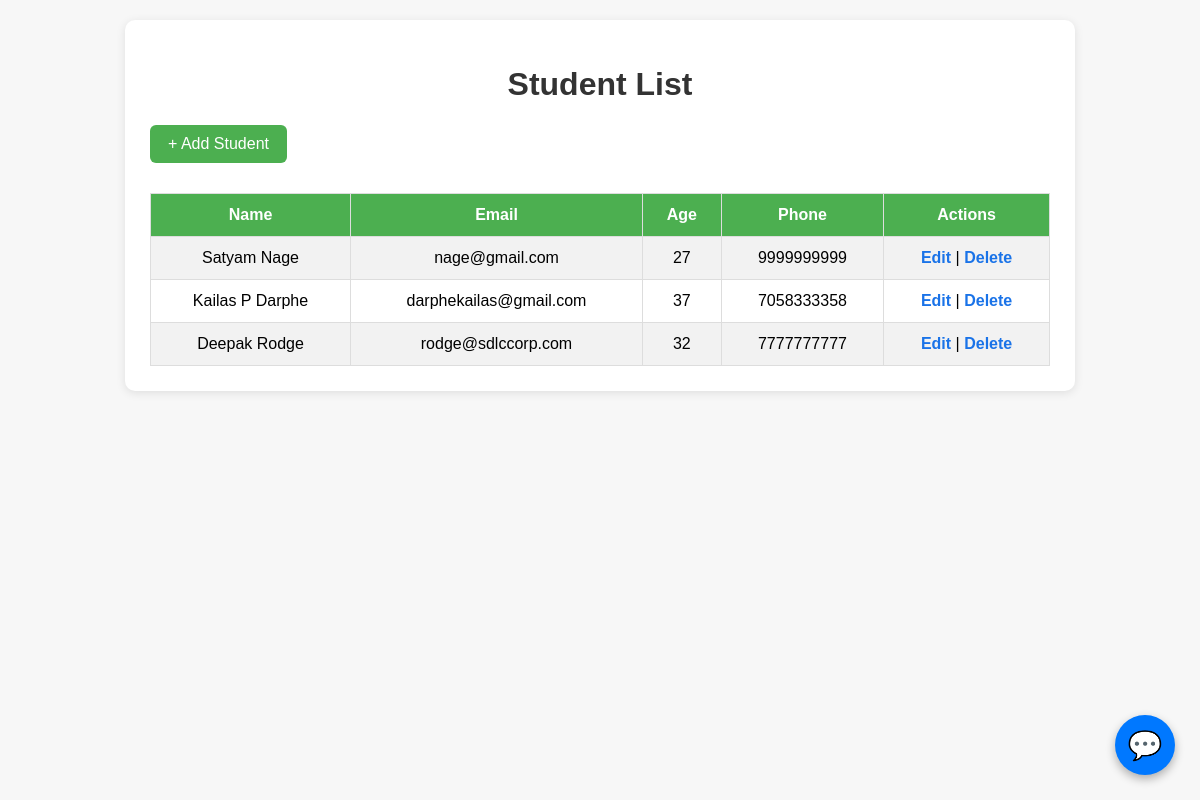
The app's page /students/, older data.
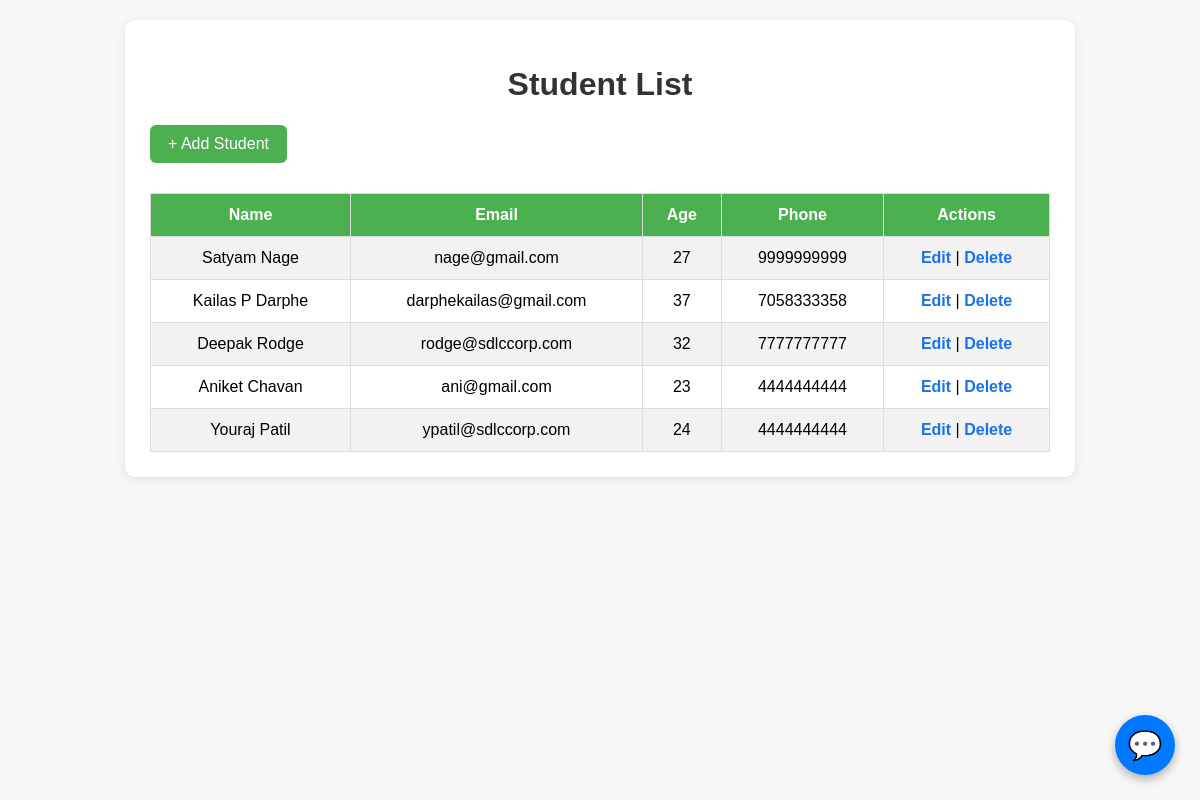
The same page, newer data.
### students/models.py (models this page shows, shortened)
class Student(models.Model):
    name = models.CharField(max_length=100)
    email = models.EmailField()
    age = models.IntegerField()
    phone = models.IntegerField()

### students/views.py (the view)
# urls.py: path('', lambda request: redirect('student_list')),
def student_list(request):
    students = Student.objects.all()
    return render(request, 'students/list.html', {'students': students})

### students/templates/students/list.html (shortened to what this page needs)
<!DOCTYPE html>
<html>
<head>
</head>
<body>
    <div class="container">
        <h1>Student List</h1>
        <a class="top-btn" href="{% url 'add_student' %}">+ Add Student</a>
        <table>
            <tr>
                <th>Name</th>
                <th>Email</th>
                <th>Age</th>
                <th>Phone</th>
                <th>Actions</th>
            </tr>
            {% for student in students %}
            <tr>
                <td>{{ student.name }}</td>
                <td>{{ student.email }}</td>
                <td>{{ student.age }}</td>
                <td>{{ student.phone }}</td>
                <td class="action-links">
                    <a href="{% url 'edit_student' student.id %}">Edit</a> |
                    <a class="delete-link" href="{% url 'delete_student' student.id %}"
                    onclick="return confirm('Are you sure you want to delete this record?');">Delete</a>
                </td>
            </tr>
            {% endfor %}
        </table>
    </div>
    {% include "chatbot/chat.html" %}
</body>
</html>

### students/templates/chatbot/chat.html (shortened to what this page needs)
<div id="chatButton" style="
    width: 60px; height: 60px; border-radius: 50%;
    background:#0078ff; color:white;
    display:flex; justify-content:center; align-items:center;
    position:fixed; bottom:25px; right:25px;
    font-size:28px; cursor:pointer;
    box-shadow:0 4px 10px rgba(0,0,0,0.3);
    z-index: 9999;
">💬</div>

### students/templates/students/list.html (style rules this page uses)
body { font-family: Arial, sans-serif; background: #f7f7f7; margin: 0; padding: 20px; }
.container { width: 90%; max-width: 900px; margin: auto; background: white; padding: 25px; border-radius: 10px; box-shadow: 0px 2px 10px rgba(0,0,0,0.1); }
h1 { text-align: center; color: #333; }
.top-btn { display: inline-block; margin-bottom: 15px; padding: 10px 18px; background: #4CAF50; color: white; text-decoration: none; border-radius: 6px; font-size: 16px; }
table { width: 100%; border-collapse: collapse; margin-top: 15px; }
th, td { border: 1px solid #ddd; padding: 12px; text-align: center; }
th { background: #4CAF50; color: white; }
tr:nth-child(even) { background: #f2f2f2; }
.action-links a { text-decoration: none; color: #1a73e8; font-weight: bold; }
.delete-link { color: red; }

Row changes from the older to the newer data that the page shows:
added Student: name "Aniket Chavan", email "ani@gmail.com", age "23", phone "4444444444"
added Student: name "Youraj Patil", email "ypatil@sdlccorp.com", age "24", phone "4444444444"
